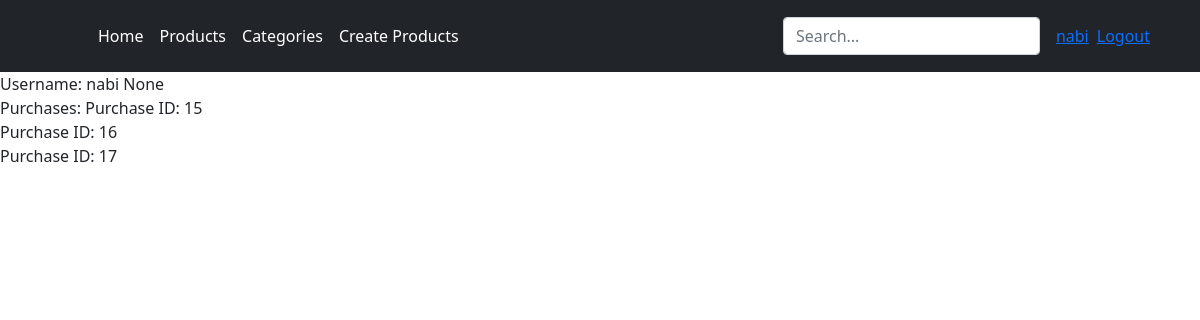
Screenshot of /accounts/orders/ (signed in) with the database file from the repository.
### products/models.py (models this page shows)
class Profile(models.Model):
    user = models.OneToOneField(User, related_name="profile", on_delete=models.CASCADE)
    phone = models.CharField(max_length=32, null=True, blank=True)
    address = models.CharField(max_length=255, null=True, blank=True)
    city = models.CharField(max_length=50, null=True, blank=True)

class Purchase(models.Model):
    product = models.ForeignKey(Product, on_delete=models.DO_NOTHING)
    quantity = models.IntegerField()
    user = models.ForeignKey(User, on_delete=models.CASCADE)
    date = models.DateTimeField(auto_now_add=True)
    updated = models.DateTimeField(auto_now=True)

### storeAnada/views.py (the view)
# urls.py: path('accounts/orders/', storeAnada.views.OrdersView.as_view(), name='orders'),
class OrdersView(TemplateView):
	template_name = 'store/orders.html'
	def get_context_data(self, **kwargs):
		context = super().get_context_data(**kwargs)
		context["orders"] = Purchase.objects.all()
		return context

### templates/store/orders.html (shortened to what this page needs)
{% extends "base.html" %}
{% load static %}
{% block content %}
    Username: {{ user }} {{ user.profile.city }}
    <br>
    Purchases:
    {% for item in orders %}
        {% if item.user == user %}
                Purchase ID: {{ item.pk }} <br/>
        {% endif %}
    {% endfor %}
{% endblock %}

### templates/base.html (shortened to what this page needs)
{% load static %}
<!DOCTYPE html>
<html lang="en">
    <head>
        <link rel="stylesheet" href={% static "bootstrap-5.1.3-dist/css/bootstrap.min.css" %}>
    </head>
    <body>
        <header class="p-3 bg-dark text-white">
            <div class="container">
              <div class="d-flex flex-wrap align-items-center justify-content-center justify-content-lg-start">
                <a href="/" class="d-flex align-items-center mb-2 mb-lg-0 text-white text-decoration-none">
                  <svg class="bi me-2" width="40" height="32" role="img" aria-label="Bootstrap"></svg>
                </a>
                <ul class="nav col-12 col-lg-auto me-lg-auto mb-2 justify-content-center mb-md-0">
                  <li><a href="{% url 'home' %}" class="nav-link px-2 text-white">Home</a></li>
                  <li><a href="{% url 'product-list' %}" class="nav-link px-2 text-white">Products</a></li>
                    <li><a href="{% url 'categories' %}" class="nav-link px-2 text-white">Categories</a></li>
                  <li><a href="{% url 'product-create' %}" class="nav-link px-2 text-white">Create Products</a></li>
                </ul>
                <form class="col-12 col-lg-auto mb-3 mb-lg-0 me-lg-3" method="get">
                  <input type="search" class="form-control form-control-dark" placeholder="Search..." aria-label="Search" name="search" value="{{ search }}">
                </form>
                {% if not user.is_authenticated %}
                    <div class="text-end">
                        <a href="{% url 'login' %}"><button type="button" class="btn btn-outline-light me-2">Login</button></a>
                        <a href="{% url 'sign-up' %}"><button type="button" class="btn btn-warning">Sign-up</button></a>
                    </div>
                  {% else %}
                  <div class="text-xl-end text-white">
                      <a href="{% url 'orders'%}">{{ user }}</a>
                  </div>
                    <div class="text-xl-end text-white m-2">
                      <a href="{% url 'logout'%}">Logout</a>
                  </div>
              {% endif %}
              </div>
            </div>
        </header>
        {% block content %}{% endblock %}
    </body>
</html>

### rows the page displays
Purchase: pk "15"
Purchase: pk "16"
Purchase: pk "17"

### other values shown
{{ user }} "nabi"
{{ user.profile.city }} "None"
